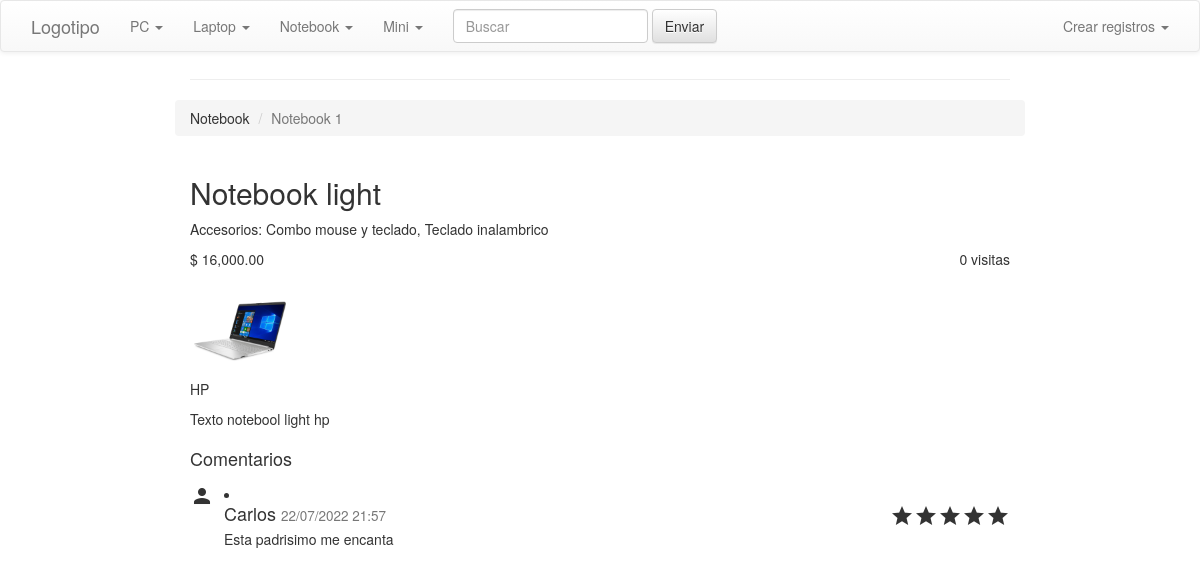
/index.php?act=producto&id=8, run on the app's committed database.
### tables this page shows
CREATE TABLE IF NOT EXISTS `categorias` (
  `idCategoria` int(11) NOT NULL AUTO_INCREMENT,
  `categoriaPadreId` int(11) DEFAULT 0 COMMENT '0 categoria principal',
 `nombre` varchar(100) DEFAULT NULL COMMENT '',
 `fechaCreacion` timestamp NULL DEFAULT CURRENT_TIMESTAMP,
  `fechaAct` timestamp NULL DEFAULT NULL ON UPDATE CURRENT_TIMESTAMP,
  PRIMARY KEY (`idCategoria`),
  KEY `categoriaPadreId` (`categoriaPadreId`)
);

CREATE TABLE IF NOT EXISTS `productos` (
  `idProducto` int(11) NOT NULL AUTO_INCREMENT,
  `categoriaPrincipalId` int(11) DEFAULT NULL,
  `categorias` TEXT DEFAULT NULL COMMENT 'categorias asociadas separadas por coma',
 `nombre` varchar(100) DEFAULT NULL COMMENT '',
 `modelo` varchar(100) DEFAULT NULL COMMENT '',
 `especificaciones` TEXT DEFAULT NULL COMMENT '',
 `precio` DOUBLE DEFAULT NULL COMMENT '',
 `fechaCreacion` timestamp NULL DEFAULT CURRENT_TIMESTAMP,
  `fechaAct` timestamp NULL DEFAULT NULL ON UPDATE CURRENT_TIMESTAMP,
  PRIMARY KEY (`idProducto`),
  KEY `categoriaPrincipalId` (`categoriaPrincipalId`),
  FOREIGN KEY (categoriaPrincipalId) REFERENCES categorias(idCategoria)
);

CREATE TABLE IF NOT EXISTS `comentarios` (
  `idComentario` int(11) NOT NULL AUTO_INCREMENT,
  `productoId` int(11) DEFAULT NULL,
 `nombre` varchar(100) DEFAULT NULL COMMENT '',
 `text` TEXT DEFAULT NULL COMMENT '',
 `calificacion` INT(11) DEFAULT NULL COMMENT '',
 `fechaCreacion` timestamp NULL DEFAULT CURRENT_TIMESTAMP,
  `fechaAct` timestamp NULL DEFAULT NULL ON UPDATE CURRENT_TIMESTAMP,
  PRIMARY KEY (`idComentario`),
  KEY `productoId` (`productoId`),
  FOREIGN KEY (productoId) REFERENCES productos(idProducto)
);

### public_html/index.php (called while the page is built, shortened)
<?php
    require_once  '../php/controller/dashboardController.php';
    $controller = new dashboardController();
    $controller->mvcHandler();
?>

### php/model/database.php (called while the page is built)
<?php
class Database{
    function __construct($consetup)
    {
        $this->host = $consetup->host;
        $this->user = $consetup->user;
        $this->pass =  $consetup->pass;
        $this->db = $consetup->db;
    }
    public function connect(){
        try{
            return new PDO('mysql:host='.$this->host.';dbname='.$this->db.';charset=utf8;',
				$this->user,
				$this->pass,
					[
						PDO::ATTR_ERRMODE => PDO::ERRMODE_EXCEPTION,
						PDO::ATTR_DEFAULT_FETCH_MODE => PDO::FETCH_OBJ
					]);
        }catch (Exception $e){
            die($e->getMessage());
        }
    }
}

### install/config.php (called while the page is built)
<?php
class config
{
	function __construct() {
		$this->host = "localhost";
		$this->user  = "root";
		$this->pass = "";
		$this->db = "mvcexample";
	}
}
?>

### php/model/categoriasModel.php (called while the page is built, shortened)
<?php
	class categoriasModel extends Database
	{
		private $_tabla = "categorias";
		public function selectRecord($categoriaPadreId = 0, $id = ""){
			try{
                if($id>0){
					$query=parent::connect()->prepare("SELECT * FROM ".$this->_tabla." WHERE idCategoria=?");
					$query->bindParam(1, $id, PDO::PARAM_INT);
					$query->execute();
					$res = $query->fetch();
				}
                elseif($categoriaPadreId !== ""){
					$query=parent::connect()->prepare("SELECT * FROM ".$this->_tabla." WHERE categoriaPadreId=$categoriaPadreId ");
					$query->execute();
					$res = $query->fetchAll(PDO::FETCH_OBJ);
				}
                return $res;
			}
			catch(Exception $e){
				$this->close_db();
				throw $e;
			}
		}
	}
?>

### php/model/productosModel.php (called while the page is built, shortened)
<?php
	class productosModel extends Database
	{
		private $_tabla = "productos";
		public function selectRecord($categoriaId = "", $id = "", $textBuscar = ""){
			try{
                if($id>0){
					$query=parent::connect()->prepare("SELECT * FROM ".$this->_tabla." WHERE idProducto=?");
					$query->bindParam(1, $id, PDO::PARAM_INT);
					$query->execute();
					$res = $query->fetch();
				}
                return $res;
			}
			catch(Exception $e){
				$this->close_db();
				throw $e;
			}
		}
	}
?>

### php/model/accesoriosModel.php (called while the page is built, shortened)
<?php
	class accesoriosModel extends Database
	{
		private $_tabla = "accesorios";
		public function selectRecord($accesoriosStr = "", $id = ""){
			try{
                if($id>0){
					$query=parent::connect()->prepare("SELECT * FROM ".$this->_tabla." WHERE idCategoria=?");
					$query->bindParam(1, $id, PDO::PARAM_INT);
					$query->execute();
					$res = $query->fetch();
				}
                elseif($accesoriosStr !== ""){
					$query=parent::connect()->prepare("SELECT * FROM ".$this->_tabla." WHERE idAccesorio IN($accesoriosStr) ");
					$query->execute();
					$rw = $query->rowCount();
					$res = $query->fetchAll(PDO::FETCH_OBJ);
				}
                return $res;
			}
			catch(Exception $e){
				$this->close_db();
				throw $e;
			}
		}
	}
?>

### php/model/comentariosModel.php (called while the page is built, shortened)
<?php
	class comentariosModel extends Database
	{
		private $_tabla = "comentarios";
		public function selectRecord($id = "", $productoId = ""){
			try{
                if($id>0){
					$query=parent::connect()->prepare("SELECT * FROM ".$this->_tabla." WHERE id=?");
					$query->bindParam(1, $id, PDO::PARAM_INT);
					$query->execute();
					$res = $query->fetch();
					echo "id: ".$id;
				}
                else{
					$query=parent::connect()->prepare("SELECT *, DATE_FORMAT(fechaCreacion, \"%d/%m/%Y %H:%i\") AS fechaCreacion2 FROM ".$this->_tabla." WHERE productoId=? ORDER BY calificacion DESC ");
					$query->bindParam(1, $productoId, PDO::PARAM_INT);
					$query->execute();
					$rw = $query->rowCount();
					$res = $query->fetchAll(PDO::FETCH_OBJ);
				}
                return $res;
			}
			catch(Exception $e){
				$this->close_db();
				throw $e;
			}
		}
	}
?>

### public_html/view/producto.php (the view, shortened to what this page needs)
<!DOCTYPE html>
<html lang="en">
<head>
    <link href="~/../libs/fontawesome/css/font-awesome.css" rel="stylesheet" />
    <link rel="stylesheet" href="~/../libs/bootstrap.css">
    <link rel="stylesheet" href="~/../libs/bootstrap-theme.css">
    <link rel="stylesheet" href="~/../css/styles.css">
</head>
<body>
    <?php include "view/navbar.php";   ?>
    <div class="wrapper">
        <div class="container-fluid">
            <div class="row">
                <div class="col-md-12">
                    <div class="page-header clearfix">
                    </div>
                    <div class="row clearfix">
                        <?php
                        if($categoriaId > 0){
                            echo '
                            <ol class="breadcrumb">
                            <li>'.$categoriaPadre->nombre.'</li>
                            <li class="active">'.$categoria->nombre.'</li>
                            </ol>
                            ';
                        }
                        ?>
                    </div>
                    <h2><?php echo $producto->nombre ?></h2>
                    <p>
                        <?php
                        if(count($accesorios) > 0){
                            echo 'Accesorios: ';
                            $nombresAcc = array();
                            foreach ($accesorios as $accesorio) {
                                $nombresAcc[] = $accesorio->nombre;
                            }
                            echo implode(", ", $nombresAcc);
                        }
                        ?>
                    </p>
                    <p class="pull-right"><?php echo $producto->visitas ?> visitas </p>
                    <p><?php echo '$ '.number_format($producto->precio,2)?></p>
                    <img width="100px" class="media-object" src="img/default.jpg" alt="default" title="default">
                    <p><?php echo $producto->modelo ?></p>
                    <p><?php echo $producto->especificaciones?></p>
                </div>
            </div>
            <div class="row" style="max-height: 400px;overflow-y: auto;">
                <div class="col-sm-12">
                    <h4>Comentarios</h4>
                <?php
                foreach($comentarios as $comentario){
                    $htmlEstrellas = '';
                    for ($i=1; $i<=$comentario->calificacion  ; $i++) {
                        $htmlEstrellas .= '<span class="material-icons">star</span>';
                    }
                    echo '<li class="media">
                            <span class="pull-left material-icons">person</span>
                        <div class="media-body">
                            <div class="pull-right">'.$htmlEstrellas.'</div>
                            <h4 class="media-heading">'.$comentario->nombre.' <small>'.$comentario->fechaCreacion2.'</small></h4>
                            <p>'.$comentario->text.'</p>
                        </div>
                    </li>';
                }
                ?>
                </div>
            </div>
        </div>
    </div>
</body>
</html>

### public_html/view/navbar.php (shortened to what this page needs)
<nav class="navbar navbar-default col-sm-12" role="navigation" style="position: fixed;z-index:2;">
  <div class="navbar-header">
    <a class="navbar-brand" href="index.php">Logotipo</a>
  </div>
  <div class="collapse navbar-collapse navbar-ex1-collapse" >
    <ul class="nav navbar-nav">
      <?php foreach($categoriasP as $cp){ ?>
      <li class="dropdown">
        <a class="dropdown-toggle" data-toggle="dropdown" onclick="cargaSubcategorias(<?php echo $cp->idCategoria ?>)">
        <?php echo $cp->nombre ?> <b class="caret"></b>
        </a>
      </li>
      <?php } ?>
    </ul>
    <form class="navbar-form navbar-left" role="search" action="index.php" method="get">
      <div class="form-group">
        <input type="text" class="form-control" name="textbuscar" placeholder="Buscar">
      </div>
      <button type="submit" class="btn btn-default">Enviar</button>
    </form>
    <ul class="nav navbar-nav navbar-right">
      <li class="dropdown">
        <a href="#" class="dropdown-toggle" data-toggle="dropdown">
          Crear registros <b class="caret"></b>
        </a>
      </li>
    </ul>
  </div>
</nav>

### public_html/view/producto.php (style rules this page uses)
.wrapper { width: 850px; margin: 0 auto; padding-top: 20px; }

### data on the page
categorias: nombre "PC"
categorias: nombre "Laptop"
categorias: nombre "Notebook"
categorias: nombre "Mini"
categorias: nombre "Notebook 1"
productos: nombre "Notebook light", visitas "0", precio "16,000.00", modelo "HP", especificaciones "Texto notebool light hp"
comentarios: calificacion 5 (drawn), nombre "Carlos", fechaCreacion2 "22/07/2022 21:57", text "Esta padrisimo me encanta"

### other printed values
implode(", ", $nombresAcc) "Combo mouse y teclado, Teclado inalambrico"
